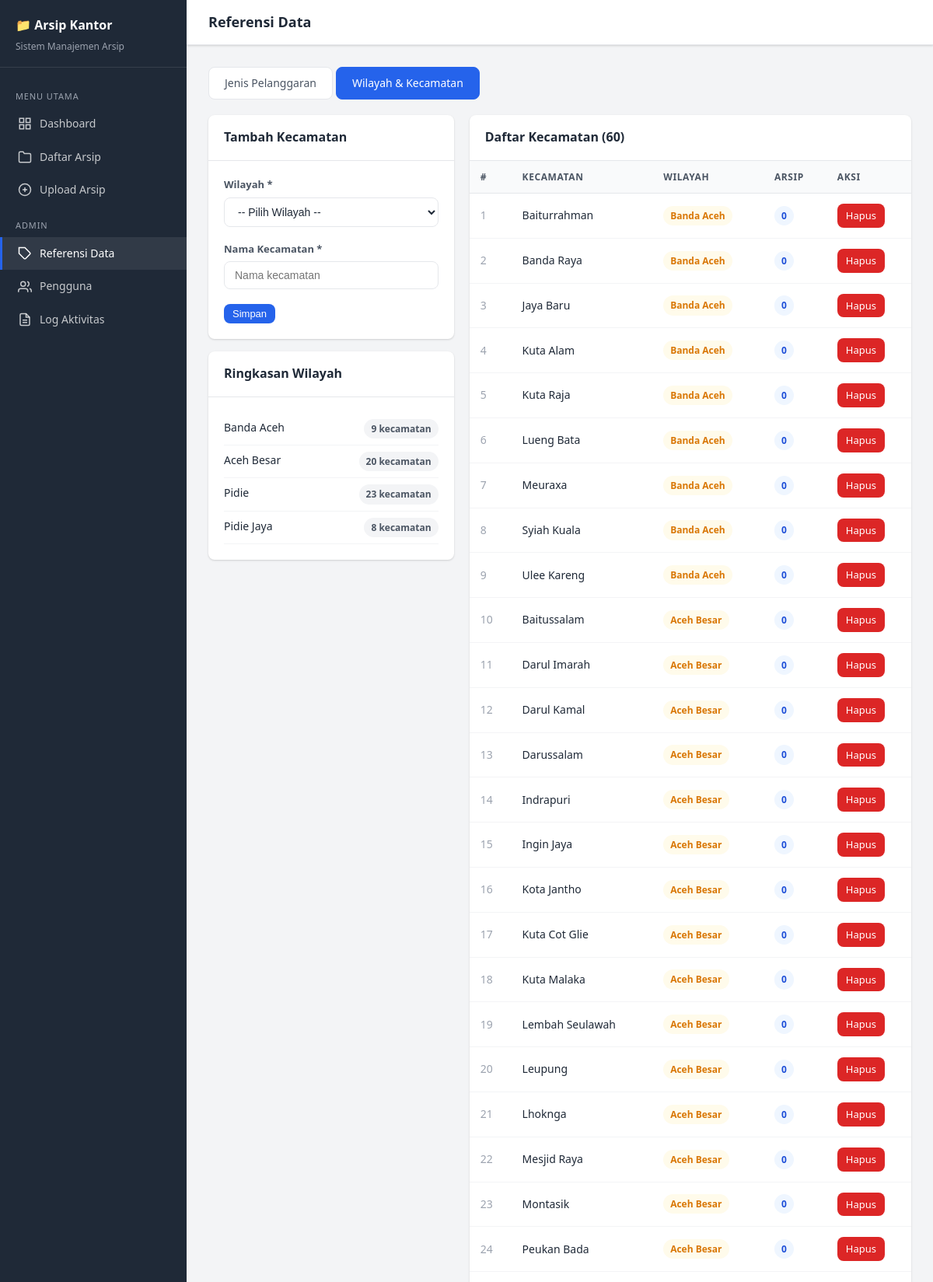
The app's page /arsip/kategori.php?tab=wilayah (signed in, upper part) with its own data.
### tables this page shows
CREATE TABLE IF NOT EXISTS wilayah (
    id           INT AUTO_INCREMENT PRIMARY KEY,
    nama_wilayah VARCHAR(100) NOT NULL
);

CREATE TABLE IF NOT EXISTS kecamatan (
    id             INT AUTO_INCREMENT PRIMARY KEY,
    wilayah_id     INT NOT NULL,
    nama_kecamatan VARCHAR(100) NOT NULL,
    FOREIGN KEY (wilayah_id) REFERENCES wilayah(id) ON DELETE CASCADE
);

### config/functions.php (called while the page is built, shortened)
<?php
function sanitize($str) {
    return htmlspecialchars(strip_tags(trim((string)$str)), ENT_QUOTES, 'UTF-8');
}
?>

### arsip/kategori.php (the view, shortened to what this page needs)
<?php
require '../config/database.php';
require '../config/functions.php';
$tab    = $_GET['tab'] ?? 'jenis';
$jenisList = $pdo->query(
    "SELECT jp.*, COUNT(a.id) as total FROM jenis_pelanggaran jp
     LEFT JOIN arsip a ON a.jenis_pelanggaran_id = jp.id
     GROUP BY jp.id ORDER BY jp.nama_pelanggaran"
)->fetchAll();
$wilayahs = $pdo->query("SELECT * FROM wilayah ORDER BY id")->fetchAll();
$kecamatans = $pdo->query(
    "SELECT k.*, w.nama_wilayah, COUNT(a.id) as total
     FROM kecamatan k
     LEFT JOIN wilayah w ON k.wilayah_id = w.id
     LEFT JOIN arsip a ON a.kecamatan_id = k.id
     GROUP BY k.id ORDER BY w.id, k.nama_kecamatan"
)->fetchAll();
?>
<!DOCTYPE html>
<html lang="id">
<head>
    <link rel="stylesheet" href="../css/style.css">
</head>
<body>
<div class="wrapper">
    <?php require '../config/sidebar.php'; ?>
    <div class="main-content">
        <div class="topbar"><h1>Referensi Data</h1></div>
        <div class="page-body">
            <div class="tab-bar">
                <a href="kategori.php?tab=jenis" class="tab-btn <?= $tab==='jenis'?'active':'' ?>">Jenis Pelanggaran</a>
                <a href="kategori.php?tab=wilayah" class="tab-btn <?= $tab==='wilayah'?'active':'' ?>">Wilayah & Kecamatan</a>
            </div>
            <?php if ($tab === 'jenis'): ?>
            <div style="display:grid;grid-template-columns:1fr 1.6fr;gap:20px;align-items:start">
                <div class="card">
                    <div class="card-header"><h3>Tambah Jenis Pelanggaran</h3></div>
                    <div class="card-body">
                        <form method="POST">
                            <input type="hidden" name="action" value="tambah_jenis">
                            <div class="form-group">
                                <label class="form-label">Nama Pelanggaran *</label>
                                <input class="form-control" type="text" name="nama_pelanggaran" required placeholder="Nama jenis pelanggaran">
                            </div>
                            <div class="form-group">
                                <label class="form-label">Deskripsi</label>
                                <textarea class="form-control" name="deskripsi" style="min-height:70px" placeholder="Keterangan singkat"></textarea>
                            </div>
                            <button type="submit" class="btn btn-primary">Simpan</button>
                        </form>
                    </div>
                </div>
                <div class="card">
                    <div class="card-header"><h3>Daftar Jenis Pelanggaran</h3></div>
                    <div class="table-wrap">
                        <table>
                            <thead><tr><th>#</th><th>Nama Pelanggaran</th><th>Deskripsi</th><th>Arsip</th><th>Aksi</th></tr></thead>
                            <tbody>
                            <?php foreach ($jenisList as $i => $j): ?>
                            <tr>
                                <td style="color:#9ca3af"><?= $i+1 ?></td>
                                <td><strong><?= sanitize($j['nama_pelanggaran']) ?></strong></td>
                                <td style="font-size:13px;color:#6b7280"><?= sanitize($j['deskripsi'] ?? '-') ?></td>
                                <td><span class="badge badge-blue"><?= $j['total'] ?></span></td>
                                <td>
                                    <?php if ($j['total'] == 0): ?>
                                    <a href="kategori.php?tab=jenis&hapus_jenis=<?= $j['id'] ?>"
                                       onclick="return confirm('Hapus jenis pelanggaran ini?')"
                                       class="btn btn-danger btn-sm">Hapus</a>
                                    <?php else: ?><span style="font-size:12px;color:#9ca3af">Ada arsip</span><?php endif; ?>
                                </td>
                            </tr>
                            <?php endforeach; ?>
                            </tbody>
                        </table>
                    </div>
                </div>
            </div>
            <?php else: ?>
            <div style="display:grid;grid-template-columns:1fr 1.8fr;gap:20px;align-items:start">
                <div style="display:flex;flex-direction:column;gap:16px">
                    <div class="card">
                        <div class="card-header"><h3>Tambah Kecamatan</h3></div>
                        <div class="card-body">
                            <form method="POST">
                                <div class="form-group">
                                    <label class="form-label">Wilayah *</label>
                                    <select class="form-control" name="wilayah_id" required>
                                        <option value="">-- Pilih Wilayah --</option>
                                    </select>
                                </div>
                                <div class="form-group">
                                    <label class="form-label">Nama Kecamatan *</label>
                                    <input class="form-control" type="text" name="nama_kecamatan" required placeholder="Nama kecamatan">
                                </div>
                                <button type="submit" class="btn btn-primary btn-sm">Simpan</button>
                            </form>
                        </div>
                    </div>
                    <div class="card">
                        <div class="card-header"><h3>Ringkasan Wilayah</h3></div>
                        <div class="card-body">
                            <?php foreach ($wilayahs as $w): ?>
                            <?php $jml = count(array_filter($kecamatans, fn($k) => $k['wilayah_id'] == $w['id'])); ?>
                            <div style="display:flex;justify-content:space-between;padding:8px 0;border-bottom:1px solid #f3f4f6;font-size:14px">
                                <span><?= sanitize($w['nama_wilayah']) ?></span>
                                <span class="badge badge-gray"><?= $jml ?> kecamatan</span>
                            </div>
                            <?php endforeach; ?>
                        </div>
                    </div>
                </div>
                <div class="card">
                    <div class="card-header"><h3>Daftar Kecamatan (<?= count($kecamatans) ?>)</h3></div>
                    <div class="table-wrap">
                        <table>
                            <thead><tr><th>#</th><th>Kecamatan</th><th>Wilayah</th><th>Arsip</th><th>Aksi</th></tr></thead>
                            <tbody>
                            <?php foreach ($kecamatans as $i => $k): ?>
                            <tr>
                                <td style="color:#9ca3af"><?= $i+1 ?></td>
                                <td><?= sanitize($k['nama_kecamatan']) ?></td>
                                <td><span class="badge badge-amber"><?= sanitize($k['nama_wilayah']) ?></span></td>
                                <td><span class="badge badge-blue"><?= $k['total'] ?></span></td>
                                <td>
                                    <?php if ($k['total'] == 0): ?>
                                    <a href="kategori.php?tab=wilayah&hapus_kecamatan=<?= $k['id'] ?>"
                                       onclick="return confirm('Hapus kecamatan ini?')"
                                       class="btn btn-danger btn-sm">Hapus</a>
                                    <?php else: ?><span style="font-size:12px;color:#9ca3af">Ada arsip</span><?php endif; ?>
                                </td>
                            </tr>
                            <?php endforeach; ?>
                            </tbody>
                        </table>
                    </div>
                </div>
            </div>
            <?php endif; ?>
        </div>
    </div>
</div>
</body>
</html>

### css/style.css (style rules this page uses)
:root { --primary: #2563eb; --primary-dark: #1d4ed8; --primary-light:#eff6ff; --success: #16a34a; --danger: #dc2626; --warning: #d97706; --gray-50: #f9fafb; --gray-100: #f3f4f6; --gray-200: #e5e7eb; --gray-400: #9ca3af; --gray-600: #4b5563; --gray-800: #1f2937; --radius: 8px; --shadow: 0 1px 3px rgba(0,0,0,.1), 0 1px 2px rgba(0,0,0,.06); --shadow-md: 0 4px 6px rgba(0,0,0,.07), 0 2px 4px rgba(0,0,0,.06); }
* { box-sizing: border-box; margin: 0; padding: 0; }
body { font-family: 'Segoe UI', system-ui, sans-serif; background: var(--gray-100); color: var(--gray-800); font-size: 15px; line-height: 1.6; }
a { color: var(--primary); text-decoration: none; }
.wrapper { display: flex; min-height: 100vh; }
.main-content { margin-left: 240px; flex: 1; display: flex; flex-direction: column; }
.topbar { background: #fff; border-bottom: 1px solid var(--gray-200); padding: 14px 28px; display: flex; align-items: center; justify-content: space-between; position: sticky; top: 0; z-index: 50; box-shadow: var(--shadow); }
.topbar h1 { font-size: 18px; font-weight: 600; }
.page-body { padding: 28px; }
.card { background: #fff; border-radius: var(--radius); box-shadow: var(--shadow); overflow: hidden; }
.card-header { padding: 16px 20px; border-bottom: 1px solid var(--gray-200); display: flex; align-items: center; justify-content: space-between; gap: 12px; flex-wrap: wrap; }
.card-header h3 { font-size: 16px; font-weight: 600; }
.card-body { padding: 20px; }
.btn { display: inline-flex; align-items: center; gap: 6px; padding: 8px 16px; border-radius: var(--radius); font-size: 14px; font-weight: 500; border: none; cursor: pointer; transition: opacity .15s, background .15s; text-decoration: none; white-space: nowrap; }
.btn-primary { background: var(--primary); color: #fff; }
.btn-danger { background: var(--danger); color: #fff; }
.btn-sm { padding: 5px 11px; font-size: 13px; }
.form-group { margin-bottom: 18px; }
.form-label { display: block; font-size: 13px; font-weight: 600; color: var(--gray-600); margin-bottom: 6px; }
.form-control { width: 100%; padding: 9px 13px; border: 1px solid var(--gray-200); border-radius: var(--radius); font-size: 14px; transition: border-color .15s, box-shadow .15s; background: #fff; color: var(--gray-800); }
.table-wrap { overflow-x: auto; }
table { width: 100%; border-collapse: collapse; font-size: 14px; }
thead th { background: var(--gray-50); padding: 11px 14px; text-align: left; font-size: 12px; font-weight: 600; text-transform: uppercase; letter-spacing: .05em; color: var(--gray-600); border-bottom: 1px solid var(--gray-200); white-space: nowrap; }
tbody td { padding: 13px 14px; border-bottom: 1px solid var(--gray-100); vertical-align: middle; }
.badge { display: inline-block; padding: 3px 9px; border-radius: 20px; font-size: 12px; font-weight: 600; }
.badge-blue { background: var(--primary-light); color: var(--primary-dark); }
.badge-amber { background: #fffbeb; color: var(--warning); }
.badge-gray { background: var(--gray-100); color: var(--gray-600); }

### arsip/kategori.php (style rules this page uses)
.tab-bar { display:flex; gap:4px; margin-bottom:20px; }
.tab-btn { padding:9px 20px; border-radius:var(--radius); font-size:14px; font-weight:500; border:1px solid var(--gray-200); background:#fff; cursor:pointer; color:var(--gray-600); text-decoration:none; }
.tab-btn.active { background:var(--primary); color:#fff; border-color:var(--primary); }

### records on screen
wilayah: nama_wilayah "Banda Aceh", jml "9"
wilayah: nama_wilayah "Aceh Besar", jml "20"
wilayah: nama_wilayah "Pidie", jml "23"
wilayah: nama_wilayah "Pidie Jaya", jml "8"
kecamatan: nama_kecamatan "Baiturrahman", wilayah.nama_wilayah "Banda Aceh", total "0"
kecamatan: nama_kecamatan "Banda Raya", wilayah.nama_wilayah "Banda Aceh", total "0"
kecamatan: nama_kecamatan "Jaya Baru", wilayah.nama_wilayah "Banda Aceh", total "0"
kecamatan: nama_kecamatan "Kuta Alam", wilayah.nama_wilayah "Banda Aceh", total "0"
kecamatan: nama_kecamatan "Kuta Raja", wilayah.nama_wilayah "Banda Aceh", total "0"
kecamatan: nama_kecamatan "Lueng Bata", wilayah.nama_wilayah "Banda Aceh", total "0"
kecamatan: nama_kecamatan "Meuraxa", wilayah.nama_wilayah "Banda Aceh", total "0"
kecamatan: nama_kecamatan "Syiah Kuala", wilayah.nama_wilayah "Banda Aceh", total "0"
kecamatan: nama_kecamatan "Ulee Kareng", wilayah.nama_wilayah "Banda Aceh", total "0"
kecamatan: nama_kecamatan "Baitussalam", wilayah.nama_wilayah "Aceh Besar", total "0"
kecamatan: nama_kecamatan "Darul Imarah", wilayah.nama_wilayah "Aceh Besar", total "0"
kecamatan: nama_kecamatan "Darul Kamal", wilayah.nama_wilayah "Aceh Besar", total "0"
kecamatan: nama_kecamatan "Darussalam", wilayah.nama_wilayah "Aceh Besar", total "0"
kecamatan: nama_kecamatan "Indrapuri", wilayah.nama_wilayah "Aceh Besar", total "0"
kecamatan: nama_kecamatan "Ingin Jaya", wilayah.nama_wilayah "Aceh Besar", total "0"
kecamatan: nama_kecamatan "Kota Jantho", wilayah.nama_wilayah "Aceh Besar", total "0"
kecamatan: nama_kecamatan "Kuta Cot Glie", wilayah.nama_wilayah "Aceh Besar", total "0"
kecamatan: nama_kecamatan "Kuta Malaka", wilayah.nama_wilayah "Aceh Besar", total "0"
kecamatan: nama_kecamatan "Lembah Seulawah", wilayah.nama_wilayah "Aceh Besar", total "0"
kecamatan: nama_kecamatan "Leupung", wilayah.nama_wilayah "Aceh Besar", total "0"
kecamatan: nama_kecamatan "Lhoknga", wilayah.nama_wilayah "Aceh Besar", total "0"
kecamatan: nama_kecamatan "Mesjid Raya", wilayah.nama_wilayah "Aceh Besar", total "0"
kecamatan: nama_kecamatan "Montasik", wilayah.nama_wilayah "Aceh Besar", total "0"
kecamatan: nama_kecamatan "Peukan Bada", wilayah.nama_wilayah "Aceh Besar", total "0"

### other values on screen
count($kecamatans) "60"
